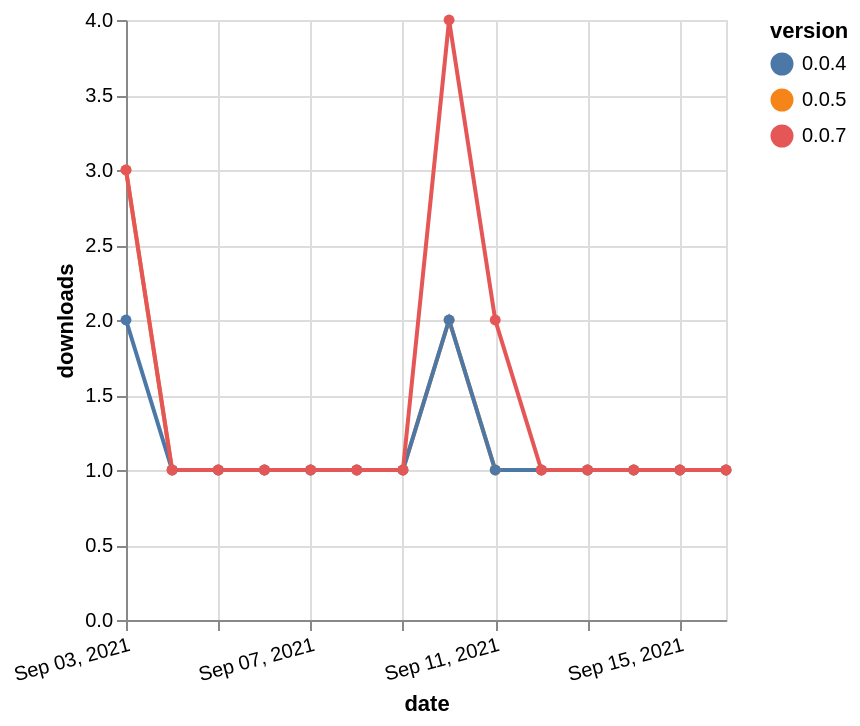

Express this chart as Vega-Lite.
### Vega-Lite specification from a JSON file in a GitHub repository (floating-point values rounded to 4 significant figures)
{"$schema": "https://vega.github.io/schema/vega-lite/v5.json", "description": "A simple bar chart with embedded data.", "data": {"values": [{"date": "2021-09-03", "total": 109, "delta": 3, "version": "0.0.5"}, {"date": "2021-09-04", "total": 110, "delta": 1, "version": "0.0.5"}, {"date": "2021-09-05", "total": 111, "delta": 1, "version": "0.0.5"}, {"date": "2021-09-06", "total": 112, "delta": 1, "version": "0.0.5"}, {"date": "2021-09-07", "total": 113, "delta": 1, "version": "0.0.5"}, {"date": "2021-09-08", "total": 114, "delta": 1, "version": "0.0.5"}, {"date": "2021-09-09", "total": 115, "delta": 1, "version": "0.0.5"}, {"date": "2021-09-10", "total": 117, "delta": 2, "version": "0.0.5"}, {"date": "2021-09-11", "total": 118, "delta": 1, "version": "0.0.5"}, {"date": "2021-09-12", "total": 119, "delta": 1, "version": "0.0.5"}, {"date": "2021-09-13", "total": 120, "delta": 1, "version": "0.0.5"}, {"date": "2021-09-14", "total": 121, "delta": 1, "version": "0.0.5"}, {"date": "2021-09-15", "total": 122, "delta": 1, "version": "0.0.5"}, {"date": "2021-09-16", "total": 123, "delta": 1, "version": "0.0.5"}, {"date": "2021-09-03", "total": 131, "delta": 2, "version": "0.0.4"}, {"date": "2021-09-04", "total": 132, "delta": 1, "version": "0.0.4"}, {"date": "2021-09-05", "total": 133, "delta": 1, "version": "0.0.4"}, {"date": "2021-09-06", "total": 134, "delta": 1, "version": "0.0.4"}, {"date": "2021-09-07", "total": 135, "delta": 1, "version": "0.0.4"}, {"date": "2021-09-08", "total": 136, "delta": 1, "version": "0.0.4"}, {"date": "2021-09-09", "total": 137, "delta": 1, "version": "0.0.4"}, {"date": "2021-09-10", "total": 139, "delta": 2, "version": "0.0.4"}, {"date": "2021-09-11", "total": 140, "delta": 1, "version": "0.0.4"}, {"date": "2021-09-12", "total": 141, "delta": 1, "version": "0.0.4"}, {"date": "2021-09-13", "total": 142, "delta": 1, "version": "0.0.4"}, {"date": "2021-09-14", "total": 143, "delta": 1, "version": "0.0.4"}, {"date": "2021-09-15", "total": 144, "delta": 1, "version": "0.0.4"}, {"date": "2021-09-16", "total": 145, "delta": 1, "version": "0.0.4"}, {"date": "2021-09-03", "total": 32, "delta": 3, "version": "0.0.7"}, {"date": "2021-09-04", "total": 33, "delta": 1, "version": "0.0.7"}, {"date": "2021-09-05", "total": 34, "delta": 1, "version": "0.0.7"}, {"date": "2021-09-06", "total": 35, "delta": 1, "version": "0.0.7"}, {"date": "2021-09-07", "total": 36, "delta": 1, "version": "0.0.7"}, {"date": "2021-09-08", "total": 37, "delta": 1, "version": "0.0.7"}, {"date": "2021-09-09", "total": 38, "delta": 1, "version": "0.0.7"}, {"date": "2021-09-10", "total": 42, "delta": 4, "version": "0.0.7"}, {"date": "2021-09-11", "total": 44, "delta": 2, "version": "0.0.7"}, {"date": "2021-09-12", "total": 45, "delta": 1, "version": "0.0.7"}, {"date": "2021-09-13", "total": 46, "delta": 1, "version": "0.0.7"}, {"date": "2021-09-14", "total": 47, "delta": 1, "version": "0.0.7"}, {"date": "2021-09-15", "total": 48, "delta": 1, "version": "0.0.7"}, {"date": "2021-09-16", "total": 49, "delta": 1, "version": "0.0.7"}]}, "width": "container", "mark": {"type": "line", "point": {"filled": true}}, "encoding": {"x": {"field": "date", "type": "temporal", "timeUnit": "yearmonthdate", "title": "date", "axis": {"labelAngle": -15}}, "y": {"field": "delta", "type": "quantitative", "title": "downloads"}, "color": {"field": "version", "type": "nominal"}, "tooltip": {"field": "delta"}}}
